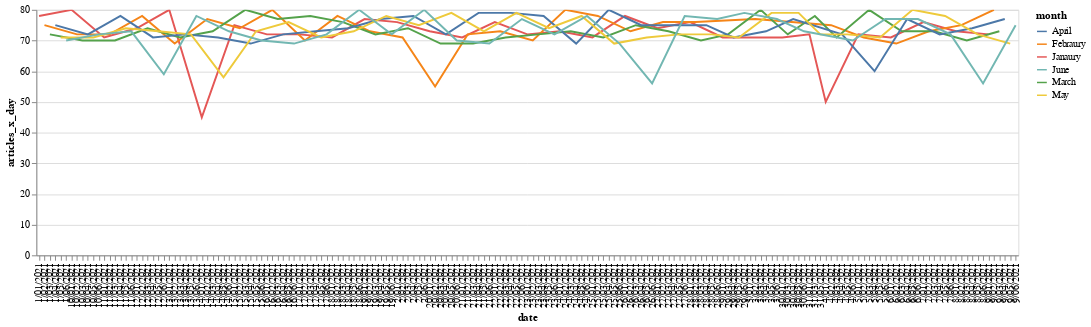

The notebook cell saved with this chart:
### Code cell
alt.Chart(df).mark_line().encode(
    alt.X('date:O'),
    alt.Y('articles_x_day:Q'),
    alt.Color('month:N')
).properties(
    width = 1000,
    height = 250
).interactive()

### Figure 1 — Vega-Lite specification as saved in the notebook (floating-point values rounded to 4 significant figures; data arrays with more than 128 entries replaced by an {"elided": "..."} marker saying what was removed)
{"config": {"view": {"continuousWidth": 400, "continuousHeight": 300}}, "data": {"name": "data-2822873517b0be270366859ae7373640"}, "mark": "line", "encoding": {"color": {"type": "nominal", "field": "month"}, "x": {"type": "ordinal", "field": "date"}, "y": {"type": "quantitative", "field": "articles_x_day"}}, "height": 250, "selection": {"selector005": {"type": "interval", "bind": "scales", "encodings": ["x", "y"]}}, "width": 1000, "$schema": "https://vega.github.io/schema/vega-lite/v4.8.1.json", "datasets": {"data-2822873517b0be270366859ae7373640": {"elided": "181 records"}}}
